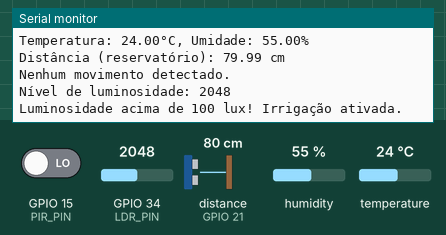
The sketch below on a simulated ESP32. Shown: the last lines printed to the serial monitor. Wiring (inferred from the names in the program): ultrasonic range finder: trigger GPIO 22; echo GPIO 21. The test bench sets the inputs (shaded band); at power-on: distance to the obstacle (sensor on GPIO 21) 80 cm, GPIO 15 (PIR_PIN) LOW, humidity 55 %, GPIO 34 (LDR_PIN) = 2048, temperature 24 °C. The echo pulse lasts 58.3 µs per cm.

Above: at 2.8 s.
2.9 s: distance to the obstacle (sensor on GPIO 21) set to 120 cm
7.5 s: GPIO 15 (PIR_PIN) driven HIGH
11.6 s: humidity set to 22 %
At 13.3 s:
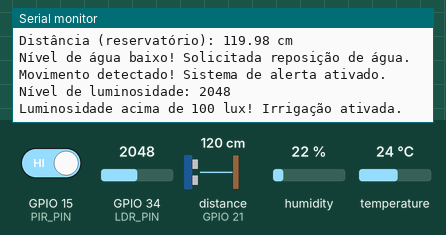
14.3 s: GPIO 34 (LDR_PIN) set to 2866
At 16.8 s:
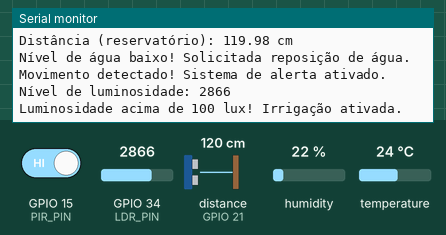
17.0 s: temperature set to 12 °C
19.7 s: distance to the obstacle (sensor on GPIO 21) set to 2 cm
Timing chart, 0 to 22.7 s (numbered marks = the images above; inputs shaded):
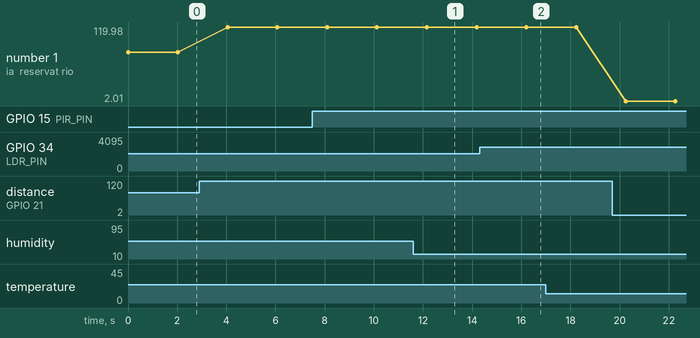

Measured:
- after the input at 11.6 s, the serial monitor: prints a new line after 0.55 s (image 1)
- after the input at 14.3 s, the serial monitor: prints a new line after 1.9 s (image 2)
- plotted number 1: 79.99 → 119.98 after the input at 2.9 s, 119.98 → 2.01 after the input at 19.7 s

The sketch:

sketch.ino
```cpp
#include <DHT.h>
#define DHTPIN 23            // Pino do DHT22
#define DHTTYPE DHT22        // Tipo de sensor DHT22

DHT dht(DHTPIN, DHTTYPE);

// Configuração do Sensor Ultrassônico HC-SR04
#define TRIG_PIN 22          // Pino Trigger
#define ECHO_PIN 21          // Pino Echo

// Configuração do Sensor PIR
#define PIR_PIN 15           // Pino do PIR

// Configuração do Sensor LDR
#define LDR_PIN 34           // Pino do LDR (analógico)

void setup() {
    Serial.begin(115200);
    dht.begin();

    pinMode(TRIG_PIN, OUTPUT);
    pinMode(ECHO_PIN, INPUT);
    pinMode(PIR_PIN, INPUT);
}

void loop() {
    // Leitura do sensor DHT22
    float temperature = dht.readTemperature();
    float humidity = dht.readHumidity();
    Serial.print("Temperatura: ");
    Serial.print(temperature);
    Serial.print("°C, Umidade: ");
    Serial.print(humidity);
    Serial.println("%");

    // Regra para ativação da irrigação baseada em temperatura e umidade
    if (temperature > 50 && humidity < 50) {
        Serial.println("Condições extremas de umidade e temperatura detectadas! Irrigação ativada.");
    }

    // Leitura do sensor ultrassônico
    digitalWrite(TRIG_PIN, LOW);
    delayMicroseconds(2);
    digitalWrite(TRIG_PIN, HIGH);
    delayMicroseconds(10);
    digitalWrite(TRIG_PIN, LOW);

    long duration = pulseIn(ECHO_PIN, HIGH);
    float distance = (duration * 0.0343) / 2; // Distância em cm
    Serial.print("Distância (reservatório): ");
    Serial.print(distance);
    Serial.println(" cm");

    // Regra para ativação da irrigação baseada na distância do reservatório
    if (distance > 100) {
        Serial.println("Nível de água baixo! Solicitada reposição de água.");
    }

    // Leitura do sensor PIR
    int motion_detected = digitalRead(PIR_PIN);
    if (motion_detected) {
        Serial.println("Movimento detectado! Sistema de alerta ativado.");
    } else {
        Serial.println("Nenhum movimento detectado.");
    }

    // Leitura do sensor LDR
    int light_level = analogRead(LDR_PIN);
    Serial.print("Nível de luminosidade: ");
    Serial.println(light_level);

    // Regra para ativação da irrigação baseada na luminosidade
    if (light_level > 100) {  // Somente ativa a irrigação se a luminosidade for superior a 100 lux
        Serial.println("Luminosidade acima de 100 lux! Irrigação ativada.");
    }

    // Delay para próxima leitura
    delay(2000);
}
```
